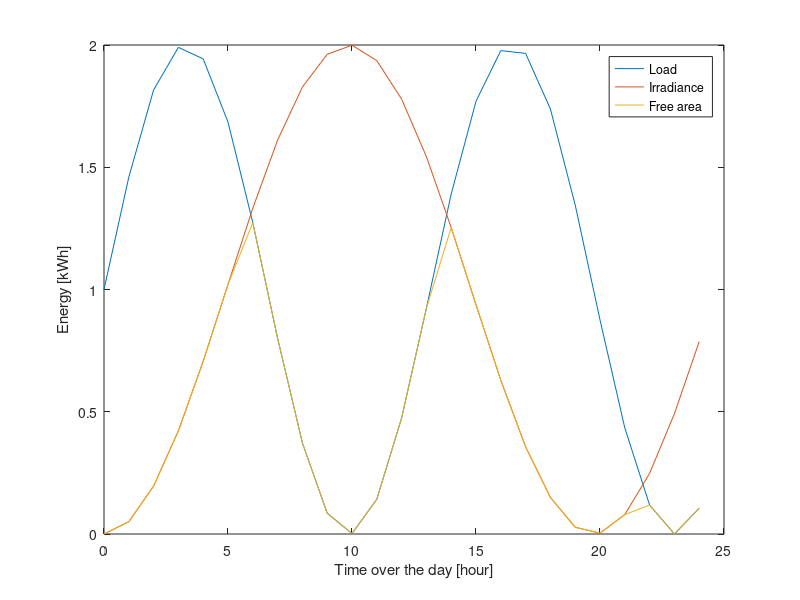

This chart was generated by the following MATLAB code:
%% test for integration of areas under/between graphs

clear all

%% plotting test graphs
time = 0:24;
load_test = 1 + sin(time * (3 /(2 * pi)));
irr_test = 1 - cos(time / pi);
free = min(load_test, irr_test);            % energy for free, i.e. directly from PV without battery intervenience, is the area under this graph. 
                                            % N.B. Assumption: both load and irr are positive functions
figure(1)
plot(time, load_test)
hold on 
plot(time, irr_test)
hold on
plot(time, free)
hold off
legend('Load','Irradiance','Free area')
xlabel('Time over the day [hour]')
ylabel('Energy [kWh]')

%% integration

free_area = trapz(time, free);                                      % discrete integration using trapeziums. Might not be the best solution for non-linear data. See http://se.mathworks.com/help/matlab/math/integration-of-numeric-data.html
area_to_batt = trapz(time, irr_test) - free_area;                   % by definition this should be positive
area_load_needed_from_batt = trapz(time, load_test) - free_area;    % by definition this should be positive

unmet_load = area_load_needed_from_batt - area_to_batt;
unmet_load_perc = unmet_load / trapz(time, load_test) * 100         % equal to Loss of Load Probability. But rough estimate since SoC at end of the day influences next day!